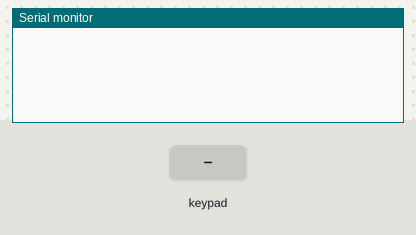
The sketch below on a simulated Arduino Uno, built with avr-gcc and run on an emulated ATmega328P. On the bench: the last lines printed to the serial monitor. Wiring (inferred from the names in the program): 4×3 keypad with keys 1 2 3 4 5 6 7 8 9 * 0 #: rows pin 2, pin 3, pin 4, pin 5; columns pin 6, pin 7, pin 8. The inputs (shaded band) are chosen by the test bench.

Above: at 1.2 s.
1.3 s: key '1' pressed
At 2.0 s:
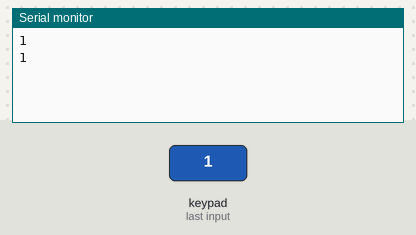
2.8 s: keypad keys 1 2 # pressed 0.4 s apart
At 5.0 s:
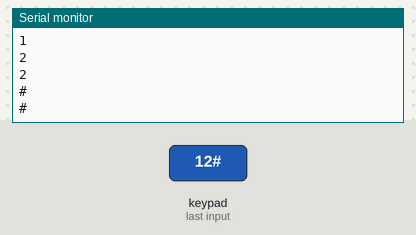
5.5 s: key '*' pressed
At 6.4 s:
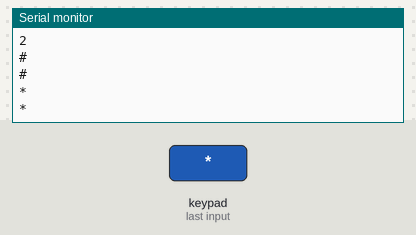
7.0 s: keypad keys 2 5 pressed 0.4 s apart
At 7.9 s:
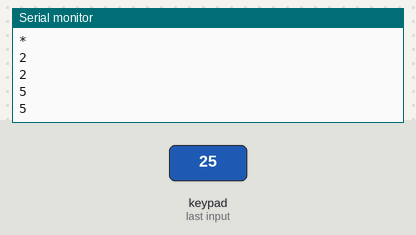
Timing chart, 0 to 10.0 s (numbered marks = the images above; inputs shaded):
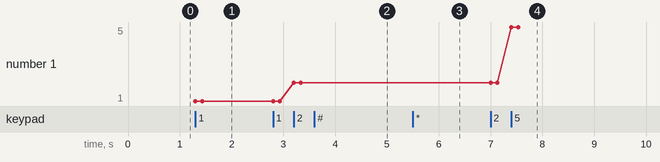

Measured:
- after the input at 1.3 s, the serial monitor: prints a new line at once (image 1)
- after the input at 2.8 s, the serial monitor: prints a new line after 0.40 s (image 2)
- after the input at 5.5 s, the serial monitor: prints a new line at once (image 3)
- after the input at 7.0 s, the serial monitor: prints a new line at once (image 4)
- plotted number 1: 1 → 2 after the input at 2.8 s, 2 → 5 after the input at 7.0 s

The sketch:

swanky-hango1__1_.ino
```cpp
#define D2 2
#define D3 3
#define D4 4
#define D5 5
#define D6 6
#define D7 7
#define D8 8
char keyButtonKeyboard[4][3]={
  	{'1','2','3'},
	{'4','5','6'},
  	{'7','8','9'},
  	{'*','0','#'}};
int rows[]={D2,D3,D4,D5};
int cols[]={D6,D7,D8};


void setup()
{
  Serial.begin(9600);
  pinMode(D6, OUTPUT);
  pinMode(D7, OUTPUT);
  pinMode(D8, OUTPUT);
  digitalWrite(D2, HIGH);
  digitalWrite(D3, HIGH);
  digitalWrite(D4, HIGH);
  digitalWrite(D5, HIGH);

}

void loop(){
  for(int i=0;i<3;i++){
    digitalWrite(cols[i],LOW);
    for(int j=0;j<4;j++){
      if(digitalRead(rows[j])==LOW){
        Serial.println(keyButtonKeyboard[j][i]);
      	delay(130);
      }
    }
    digitalWrite(cols[i],HIGH);
  }
}
```
